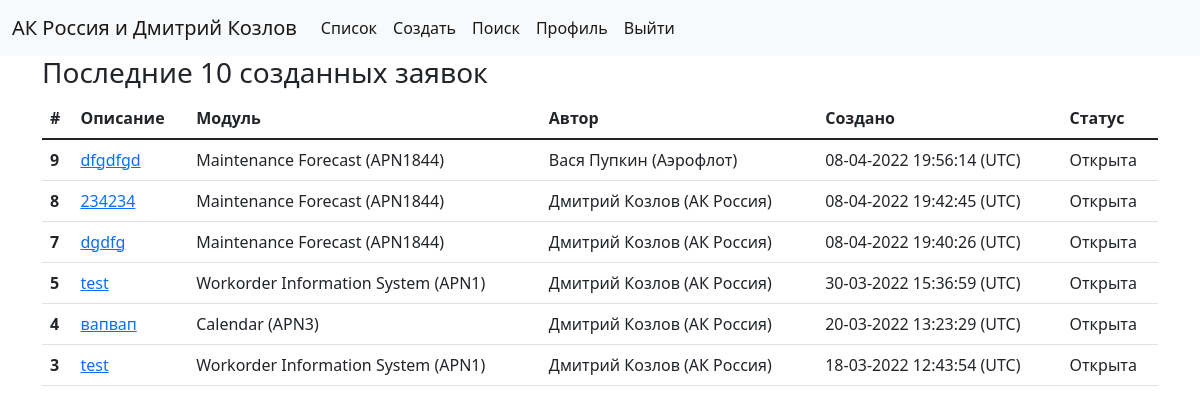
The app's page / (signed in) with its own data.
### account/models.py (models this page shows, shortened)
class Profile(models.Model):
    user = models.OneToOneField(User, on_delete=models.CASCADE, related_name='profile')
    airline = models.ForeignKey(Airline, on_delete=models.CASCADE, null=True)

class Airline(models.Model):
    airline = models.CharField(max_length=255)
    def __str__(self):
        return self.airline

### cases/models.py (models this page shows, shortened)
class Case(models.Model):
    title = models.CharField(max_length=255)
    description = models.TextField()
    emails_list = models.ManyToManyField(User, blank=True, related_name='cases')
    module = models.ForeignKey(AMOSModule, on_delete=models.CASCADE)
    docfile = models.FileField(upload_to=case_directory_path, blank=True, null=True)
    author = models.ForeignKey(User, on_delete=models.SET_NULL, blank=True, null=True)
    created = models.DateTimeField(auto_now_add=True)
    active = models.BooleanField(default=True)
    def get_absolute_url(self):
        return reverse('cases:detail', args=[str(self.id)])
    def timestamp(self):
        return self.created.strftime("%d-%m-%Y %H:%M:%S")

class AMOSModule(models.Model):
    apn = models.IntegerField()
    name = models.CharField(max_length=155)
    def __str__(self):
        return f"{self.name} (APN{self.apn})"

### cases/views.py (the view)
# urls.py: path('', CaseListView.as_view(), name='list'),
class CaseListView(LoginRequiredMixin, View):
    template_name = 'cases/list.html'
    def get(self, request):
        qs = Case.objects.select_related('module', 'author', 'author__profile', 'author__profile__airline').filter(active=True).order_by('-created')[:10]
        context = {
            'items': qs
        }
        return render(request, template_name=self.template_name, context=context)

### cases/templates/cases/list.html (shortened to what this page needs)
{% extends "cases/base.html" %}
{% block content %}
<h3>Последние 10 созданных заявок</h3>
{% include 'cases/snippets/table.html' with results=items %}
{% endblock %}

### cases/templates/cases/base.html (shortened to what this page needs)
<!doctype html>
<html lang="en">
  <head>
    {% load static %}
    <link rel="stylesheet" href="{% static '/css/bootstrap.min.css' %}">
  </head>
  <body>
  <nav class="navbar navbar-expand-lg navbar-light bg-light">
  <div class="container-fluid">
    <a class="navbar-brand" href="#">{% if request.user.is_authenticated %}{{request.user.profile.airline }} и {{request.user.first_name}} {{request.user.last_name}}{% else %}АК Россия{% endif %}</a>
    <div class="collapse navbar-collapse" id="navbarSupportedContent">
      <ul class="navbar-nav me-auto mb-2 mb-lg-0">
        {% if request.user.is_authenticated %}
        <li class="nav-item">
          <a class="nav-link active" aria-current="page" href="{% url 'cases:list' %}">Список</a>
        </li>
        <li class="nav-item">
          <a class="nav-link active" aria-current="page" href="{% url 'cases:create' %}">Создать</a>
        </li>
        <li class="nav-item">
          <a class="nav-link active" aria-current="page" href="{% url 'cases:search' %}">Поиск</a>
        </li>
        <li class="nav-item">
          <a class="nav-link active" aria-current="page" href="{% url 'account:edit' %}">Профиль</a>
        </li>
        <li class="nav-item">
          <a class="nav-link active" aria-current="page" href="{% url 'account:logout' %}">Выйти</a>
        </li>
        {% else %}
        <li class="nav-item">
          <a class="nav-link active" aria-current="page" href="{% url 'account:login' %}">Логин</a>
        </li>
        {% endif %}
      </ul>
    </div>
  </div>
</nav>
<div class="container">
  {% block content %}{% endblock %}
</div>
  </body>
</html>

### cases/templates/cases/snippets/table.html
<table class="table">
  <thead>
    <tr>
      <th scope="col">#</th>
      <th scope="col">Описание</th>
      <th scope="col">Модуль</th>
      <th scope="col">Автор</th>
      <th scope="col">Создано</th>
      <th scope="col">Статус</th>
    </tr>
  </thead>
  <tbody>
  {% for item in results %}
    <tr>
      <th scope="row">{{ item.id }}</th>
      <td><a href="{{ item.get_absolute_url }}">{{ item.title }}</a></td>
      <td>{{ item.module }}</td>
      <td>{{ item.author.first_name }} {{ item.author.last_name }} ({{ item.author.profile.airline }})</td>
      <td>{{ item.timestamp}} (UTC)</td>
      <td>{% if item.active %}Открыта{% else %}Закрыта{% endif %}</td>
    </tr>
  {% empty %}
<h3>Ничего не найдено</h3>
  {% endfor %}
  </tbody>
</table>

### records on screen
Case: id "9", title "dfgdfgd", module "Maintenance Forecast (APN1844)", author.first_name "Вася", author.last_name "Пупкин", author.profile.airline "Аэрофлот", timestamp "08-04-2022 19:56:14", active "Открыта"
Case: id "8", title "234234", module "Maintenance Forecast (APN1844)", author.first_name "Дмитрий", author.last_name "Козлов", author.profile.airline "АК Россия", timestamp "08-04-2022 19:42:45", active "Открыта"
Case: id "7", title "dgdfg", module "Maintenance Forecast (APN1844)", author.first_name "Дмитрий", author.last_name "Козлов", author.profile.airline "АК Россия", timestamp "08-04-2022 19:40:26", active "Открыта"
Case: id "5", title "test", module "Workorder Information System (APN1)", author.first_name "Дмитрий", author.last_name "Козлов", author.profile.airline "АК Россия", timestamp "30-03-2022 15:36:59", active "Открыта"
Case: id "4", title "вапвап", module "Calendar (APN3)", author.first_name "Дмитрий", author.last_name "Козлов", author.profile.airline "АК Россия", timestamp "20-03-2022 13:23:29", active "Открыта"
Case: id "3", title "test", module "Workorder Information System (APN1)", author.first_name "Дмитрий", author.last_name "Козлов", author.profile.airline "АК Россия", timestamp "18-03-2022 12:43:54", active "Открыта"

### other values on screen
{{ request.user.profile.airline }} "АК Россия"
{{ request.user.first_name }} "Дмитрий"
{{ request.user.last_name }} "Козлов"
